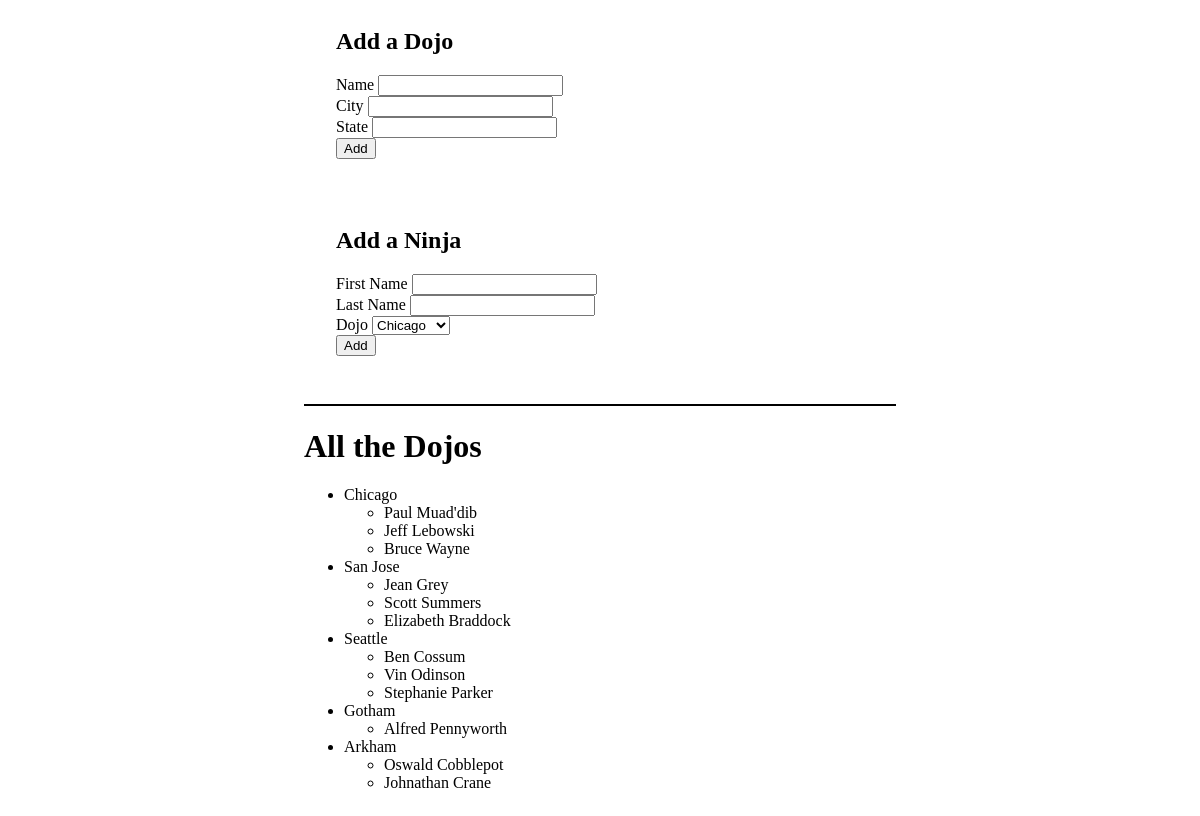
The page / on the database its author committed.
### dojo_ninjas_app/models.py (models this page shows)
class dojos(models.Model):
  name = models.CharField(max_length=255)
  city = models.CharField(max_length=255)
  state = models.CharField(max_length=2)
  desc = models.CharField(max_length=255)

class ninjas(models.Model):
  dojo = models.ForeignKey(dojos, related_name="ninjas", on_delete=models.CASCADE)
  first_name = models.CharField(max_length=255)
  last_name = models.CharField(max_length=255)

### dojo_ninjas_app/views.py (the view)
# urls.py: path('', views.index),
def index(request):
  context = {
    "all_dojos": dojos.objects.all()
  }
  return render(request, "index.html", context)

### dojo_ninjas_app/templates/index.html (shortened to what this page needs)
<!DOCTYPE html>
<html lang="en">
<head>
  {% load static %}
  <link rel="stylesheet" href="{% static 'css/style.css'%}">
</head>
<body>
  <div id="container">
    <div id="left">
      <section>
        <h1>Add a Dojo</h1>
        <form action="/process_dojo" method="POST">
          <div class="form_group">
            <label for="name">Name</label>
            <input type="text" name="name">
          </div>
          <div class="form_group">
            <label for="city">City</label>
            <input type="text" name="city">
          </div>
          <div class="form_group">
            <label for="state">State</label>
            <input type="text" name="state">
          </div>
          <input type="submit" value="Add">
        </form>
      </section>
      <section>
        <h1>Add a Ninja</h1>
        <form action="/process_ninja" method="POST">
          <div class="form_group">
            <label for="first_name">First Name</label>
            <input type="text" name="first_name">
          </div>
          <div class="form_group">
            <label for="last_name">Last Name</label>
            <input type="text" name="last_name">
          </div>
          <div class="form_group">
            <label for="dojo">Dojo</label>
            <select name="dojo">
              {% for dojo in all_dojos %}:
              <option name="dojo" value={{ dojo.id }}>{{ dojo.city }}</option>
              {% endfor %}
            </select>
          </div>
          <input type="submit" value="Add">
        </form>
      </section>
      <div id="right">
        <h1>All the Dojos</h1>
        <ul>
          {% for dojo in all_dojos %}
            <li>{{ dojo.city }}</li>
              {% for ninja in dojo.ninjas.all %}
                <ul>
                  <li>{{ ninja.first_name}} {{ninja.last_name}}</li>
                </ul>
              {% endfor %}
          {% endfor %}
        </ul>
      </div>
    </div>
</body>
</html>

### dojo_ninjas_app/static/css/style.css (style rules this page uses)
#container { display: flex; justify-content: space-around; flex-direction: row; }
#container > div { width: 50%; height: 100vh; }
#left { display: flex; justify-content: space-between; flex-direction: column; }
#left > section { margin: 0 2em; }
#right { overflow-y: scroll; border-top: 2px solid black; }

### rows shown on the page
dojos: city "Chicago"
ninjas: first_name "Paul", last_name "Muad'dib"
ninjas: first_name "Jeff", last_name "Lebowski"
ninjas: first_name "Bruce", last_name "Wayne"
dojos: city "San Jose"
ninjas: first_name "Jean", last_name "Grey"
ninjas: first_name "Scott", last_name "Summers"
ninjas: first_name "Elizabeth", last_name "Braddock"
dojos: city "Seattle"
ninjas: first_name "Ben", last_name "Cossum"
ninjas: first_name "Vin", last_name "Odinson"
ninjas: first_name "Stephanie", last_name "Parker"
dojos: city "Gotham"
ninjas: first_name "Alfred", last_name "Pennyworth"
dojos: city "Arkham"
ninjas: first_name "Oswald", last_name "Cobblepot"
ninjas: first_name "Johnathan", last_name "Crane"

### other values the page prints
form field dojo "Chicago"
